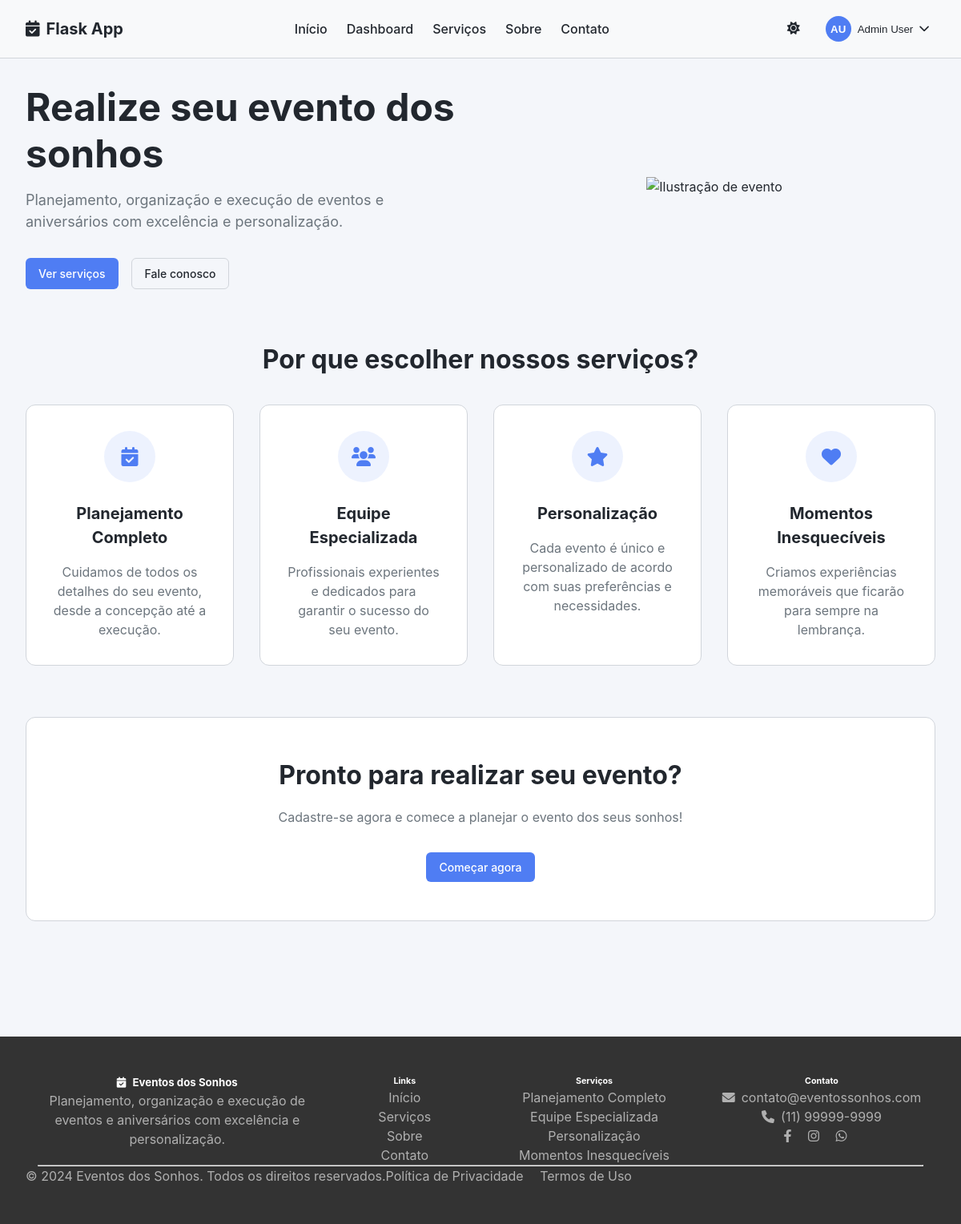
Screenshot of / (signed in) with the database file from the repository.
### app.py (models this page shows, shortened)
class User(UserMixin, db.Model):
    id = db.Column(db.Integer, primary_key=True)
    first_name = db.Column(db.String(100), nullable=False)
    last_name = db.Column(db.String(100), nullable=False)
    email = db.Column(db.String(100), unique=True, nullable=False)
    password_hash = db.Column(db.String(200), nullable=False)
    phone = db.Column(db.String(20))
    bio = db.Column(db.Text)
    created_at = db.Column(db.DateTime, default=datetime.utcnow)
    events = db.relationship('Event', backref='creator', lazy=True)
    participations = db.relationship('Participation', backref='user', lazy=True)

### app.py (the view)
@app.route('/')
def index():
    site_name = app.config.get("SITE_NAME", "Flask App")
    return render_template('index.html', user=current_user if current_user.is_authenticated else None, site_name=site_name)

### app.py (called while the page is built)
@login_manager.user_loader
def load_user(user_id):
    return User.query.get(int(user_id))

### templates/index.html (shortened to what this page needs)
{% extends 'base.html' %}
{% block content %}
<section class="hero">
    <div class="hero-content">
        <h1>Realize seu evento dos sonhos</h1>
        <p>Planejamento, organização e execução de eventos e aniversários com excelência e personalização.</p>
        <div class="hero-buttons">
            <a href="{{ url_for('services') }}" class="btn btn-primary">Ver serviços</a>
            <a href="{{ url_for('contact') }}" class="btn btn-outline">Fale conosco</a>
        </div>
    </div>
    <div class="hero-image">
        <img src="{{ url_for('static', filename='img/hero-image.svg') }}" alt="Ilustração de evento">
    </div>
</section>
<section class="features">
    <h2>Por que escolher nossos serviços?</h2>
    <div class="features-grid">
        <div class="feature-card">
            <div class="feature-icon">
                <i class="fas fa-calendar-check"></i>
            </div>
            <h3>Planejamento Completo</h3>
            <p>Cuidamos de todos os detalhes do seu evento, desde a concepção até a execução.</p>
        </div>
        <div class="feature-card">
            <div class="feature-icon">
                <i class="fas fa-users"></i>
            </div>
            <h3>Equipe Especializada</h3>
            <p>Profissionais experientes e dedicados para garantir o sucesso do seu evento.</p>
        </div>
        <div class="feature-card">
            <div class="feature-icon">
                <i class="fas fa-star"></i>
            </div>
            <h3>Personalização</h3>
            <p>Cada evento é único e personalizado de acordo com suas preferências e necessidades.</p>
        </div>
        <div class="feature-card">
            <div class="feature-icon">
                <i class="fas fa-heart"></i>
            </div>
            <h3>Momentos Inesquecíveis</h3>
            <p>Criamos experiências memoráveis que ficarão para sempre na lembrança.</p>
        </div>
    </div>
</section>
<section class="cta">
    <div class="cta-content">
        <h2>Pronto para realizar seu evento?</h2>
        <p>Cadastre-se agora e comece a planejar o evento dos seus sonhos!</p>
        <a href="{{ url_for('register') }}" class="btn btn-primary">Começar agora</a>
    </div>
</section>
{% endblock %}

### templates/base.html (shortened to what this page needs)
<!DOCTYPE html>
<html lang="en">
<head>
    <link rel="stylesheet" href="{{ url_for('static', filename='css/style.css') }}">
    <link rel="stylesheet" href="{{ url_for('static', filename='css/base.css') }}">
    <link rel="stylesheet" href="{{ url_for('static', filename='css/header.css') }}">
    <link rel="stylesheet" href="{{ url_for('static', filename='css/footer.css') }}">
    <link rel="stylesheet" href="{{ url_for('static', filename='css/forms.css') }}">
    <link rel="stylesheet" href="{{ url_for('static', filename='css/dashboard.css') }}">
    <link rel="stylesheet" href="https://cdnjs.cloudflare.com/ajax/libs/font-awesome/6.0.0-beta3/css/all.min.css">
</head>
<body class="{{ 'dark-theme' if session.get('dark_mode') else '' }}">
    <header>
        <div class="logo">
            <a href="{{ url_for('index') }}">
                <i class="fas fa-calendar-check"></i>
                <span>{{ site_name }}</span>
            </a>
        </div>
        <nav>
            <ul class="nav-links">
                <li><a href="{{ url_for('index') }}">Início</a></li>
                {% if user %}
                <li><a href="{{ url_for('dashboard') }}">Dashboard</a></li>
                {% endif %}
                <li><a href="{{ url_for('services') }}">Serviços</a></li>
                <li><a href="{{ url_for('about') }}">Sobre</a></li>
                <li><a href="{{ url_for('contact') }}">Contato</a></li>
            </ul>
        </nav>
        <div class="auth-buttons">
            <button class="theme-toggle" onclick="toggleDarkMode()">
                <i class="{{ 'fas fa-sun' if session.get('dark_mode') else 'fas fa-moon' }}"></i>
            </button>
            {% if current_user.is_authenticated %}
                <div class="dropdown">
                    <button class="user-button">
                        <div class="avatar">{{ current_user.first_name[0] }}{{ current_user.last_name[0] }}</div>
                        <span>{{ current_user.first_name }} {{ current_user.last_name }}</span>
                        <i class="fas fa-chevron-down"></i>
                    </button>
                </div>
            {% else %}
                <a href="{{ url_for('login') }}" class="btn btn-primary">Entrar</a>
                <a href="{{ url_for('register') }}" class="btn btn-primary">Cadastrar</a>
            {% endif %}
        </div>
    </header>
    <main>
        {% block content %}{% endblock %}
    </main>
    {% include 'footer.html' %}
</body>
</html>

### static/css/base.css (style rules this page uses)
:root { --primary-color: #4f7df3; --primary-hover: #3a68d8; --secondary-color: #6c757d; --success-color: #28a745; --danger-color: #dc3545; --warning-color: #ffc107; --info-color: #17a2b8; --light-color: #f8f9fa; --dark-color: #121826; --text-color: #22272e; --text-muted: #6c757d; --border-color: #d1d5db; --card-bg: #fff; --body-bg: #f4f6fa; --font-family: 'Inter', sans-serif; --radius: 0.375rem; --transition: all 0.3s ease; }
body { font-family: var(--font-family); background-color: var(--body-bg); color: var(--text-color); line-height: 1.5; margin: 0; padding: 0; }
a { color: var(--primary-color); text-decoration: none; transition: var(--transition); }
ul { list-style: none; padding: 0; margin: 0; }

### static/css/header.css (style rules this page uses)
header { background-color: var(--light-color); color: var(--text-color); padding: 1rem 2rem; display: flex; justify-content: space-between; align-items: center; border-bottom: 1px solid var(--border-color); transition: var(--transition); }
.logo a { display: flex; align-items: center; gap: 0.5rem; color: inherit; font-weight: 700; font-size: 1.25rem; }
.nav-links { display: flex; gap: 1.5rem; }
.nav-links a { color: inherit; font-weight: 500; }

### static/css/forms.css (style rules this page uses)
button { padding: 0.75rem 1.5rem; border: none; border-radius: var(--radius); background-color: var(--primary-color); color: var(--light-color); cursor: pointer; transition: var(--transition); }

### rows the page displays
User: first_name "A", last_name "U", first_name "Admin", last_name "User"

### other values shown
{{ site_name }} "Flask App"
